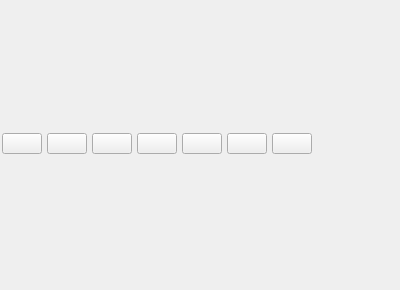
<?xml version="1.0" encoding="UTF-8"?>
<ui version="4.0">
 <class>PlaylistDialog</class>
 <widget class="QDialog" name="PlaylistDialog">
  <property name="geometry">
   <rect>
    <x>0</x>
    <y>0</y>
    <width>400</width>
    <height>290</height>
   </rect>
  </property>
  <property name="windowTitle">
   <string>PURE PLAYLIST</string>
  </property>
  <layout class="QVBoxLayout" name="_verticalLayout">
   <property name="spacing">
    <number>2</number>
   </property>
   <property name="leftMargin">
    <number>0</number>
   </property>
   <property name="topMargin">
    <number>0</number>
   </property>
   <property name="rightMargin">
    <number>0</number>
   </property>
   <property name="bottomMargin">
    <number>2</number>
   </property>
   <item>
    <layout class="QHBoxLayout" name="_horizontalLayout">
     <property name="spacing">
      <number>5</number>
     </property>
     <property name="leftMargin">
      <number>2</number>
     </property>
     <property name="bottomMargin">
      <number>0</number>
     </property>
     <item>
      <widget class="QPushButton" name="_buttonAdd">
       <property name="minimumSize">
        <size>
         <width>40</width>
         <height>21</height>
        </size>
       </property>
       <property name="maximumSize">
        <size>
         <width>40</width>
         <height>21</height>
        </size>
       </property>
       <property name="focusPolicy">
        <enum>Qt::NoFocus</enum>
       </property>
       <property name="toolTip">
        <string>追加</string>
       </property>
       <property name="text">
        <string/>
       </property>
       <property name="icon">
        <iconset resource="resource.qrc">
         <normaloff>:/icons/add.png</normaloff>:/icons/add.png</iconset>
       </property>
       <property name="iconSize">
        <size>
         <width>10</width>
         <height>10</height>
        </size>
       </property>
      </widget>
     </item>
     <item>
      <widget class="QPushButton" name="_buttonRemove">
       <property name="minimumSize">
        <size>
         <width>40</width>
         <height>21</height>
        </size>
       </property>
       <property name="maximumSize">
        <size>
         <width>40</width>
         <height>21</height>
        </size>
       </property>
       <property name="focusPolicy">
        <enum>Qt::NoFocus</enum>
       </property>
       <property name="toolTip">
        <string>リストから削除</string>
       </property>
       <property name="text">
        <string/>
       </property>
       <property name="icon">
        <iconset resource="resource.qrc">
         <normaloff>:/icons/remove.png</normaloff>:/icons/remove.png</iconset>
       </property>
       <property name="iconSize">
        <size>
         <width>10</width>
         <height>10</height>
        </size>
       </property>
      </widget>
     </item>
     <item>
      <widget class="QPushButton" name="_buttonPlay">
       <property name="minimumSize">
        <size>
         <width>40</width>
         <height>21</height>
        </size>
       </property>
       <property name="maximumSize">
        <size>
         <width>40</width>
         <height>21</height>
        </size>
       </property>
       <property name="focusPolicy">
        <enum>Qt::NoFocus</enum>
       </property>
       <property name="toolTip">
        <string>再生</string>
       </property>
       <property name="text">
        <string/>
       </property>
       <property name="icon">
        <iconset resource="resource.qrc">
         <normaloff>:/icons/stop.png</normaloff>:/icons/stop.png</iconset>
       </property>
       <property name="iconSize">
        <size>
         <width>10</width>
         <height>10</height>
        </size>
       </property>
      </widget>
     </item>
     <item>
      <widget class="QPushButton" name="_buttonPrev">
       <property name="minimumSize">
        <size>
         <width>40</width>
         <height>21</height>
        </size>
       </property>
       <property name="maximumSize">
        <size>
         <width>40</width>
         <height>21</height>
        </size>
       </property>
       <property name="focusPolicy">
        <enum>Qt::NoFocus</enum>
       </property>
       <property name="toolTip">
        <string>前へ</string>
       </property>
       <property name="text">
        <string/>
       </property>
       <property name="icon">
        <iconset resource="resource.qrc">
         <normaloff>:/icons/prev.png</normaloff>:/icons/prev.png</iconset>
       </property>
       <property name="iconSize">
        <size>
         <width>10</width>
         <height>10</height>
        </size>
       </property>
      </widget>
     </item>
     <item>
      <widget class="QPushButton" name="_buttonNext">
       <property name="minimumSize">
        <size>
         <width>40</width>
         <height>21</height>
        </size>
       </property>
       <property name="maximumSize">
        <size>
         <width>40</width>
         <height>21</height>
        </size>
       </property>
       <property name="focusPolicy">
        <enum>Qt::NoFocus</enum>
       </property>
       <property name="toolTip">
        <string>次へ</string>
       </property>
       <property name="text">
        <string/>
       </property>
       <property name="icon">
        <iconset resource="resource.qrc">
         <normaloff>:/icons/next.png</normaloff>:/icons/next.png</iconset>
       </property>
       <property name="iconSize">
        <size>
         <width>10</width>
         <height>10</height>
        </size>
       </property>
      </widget>
     </item>
     <item>
      <widget class="QPushButton" name="_buttonLoop">
       <property name="minimumSize">
        <size>
         <width>40</width>
         <height>21</height>
        </size>
       </property>
       <property name="maximumSize">
        <size>
         <width>40</width>
         <height>21</height>
        </size>
       </property>
       <property name="focusPolicy">
        <enum>Qt::NoFocus</enum>
       </property>
       <property name="toolTip">
        <string>ループ</string>
       </property>
       <property name="text">
        <string/>
       </property>
       <property name="icon">
        <iconset resource="resource.qrc">
         <normaloff>:/icons/loop.png</normaloff>:/icons/loop.png</iconset>
       </property>
       <property name="iconSize">
        <size>
         <width>10</width>
         <height>10</height>
        </size>
       </property>
       <property name="checkable">
        <bool>true</bool>
       </property>
      </widget>
     </item>
     <item>
      <widget class="QPushButton" name="_buttonSort">
       <property name="minimumSize">
        <size>
         <width>40</width>
         <height>21</height>
        </size>
       </property>
       <property name="maximumSize">
        <size>
         <width>40</width>
         <height>21</height>
        </size>
       </property>
       <property name="focusPolicy">
        <enum>Qt::NoFocus</enum>
       </property>
       <property name="toolTip">
        <string>ソート</string>
       </property>
       <property name="text">
        <string/>
       </property>
       <property name="icon">
        <iconset resource="resource.qrc">
         <normaloff>:/icons/sort.png</normaloff>:/icons/sort.png</iconset>
       </property>
       <property name="iconSize">
        <size>
         <width>10</width>
         <height>10</height>
        </size>
       </property>
      </widget>
     </item>
     <item>
      <spacer name="horizontalSpacer">
       <property name="orientation">
        <enum>Qt::Horizontal</enum>
       </property>
       <property name="sizeHint" stdset="0">
        <size>
         <width>40</width>
         <height>20</height>
        </size>
       </property>
      </spacer>
     </item>
    </layout>
   </item>
  </layout>
 </widget>
 <layoutdefault spacing="6" margin="11"/>
 <resources>
  <include location="resource.qrc"/>
 </resources>
 <connections/>
</ui>
